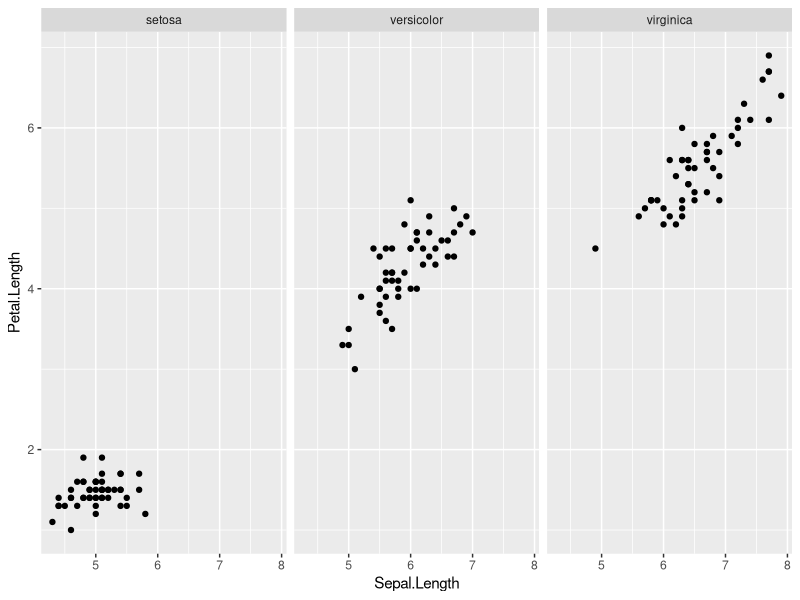

Generate this figure with R:
## ---- chunk 1
#print(rnorm(10))
library(ggplot2)
p <- ggplot(iris,aes(Sepal.Length,Petal.Length)) + geom_point()
p <- p + facet_grid(. ~ Species)
p
